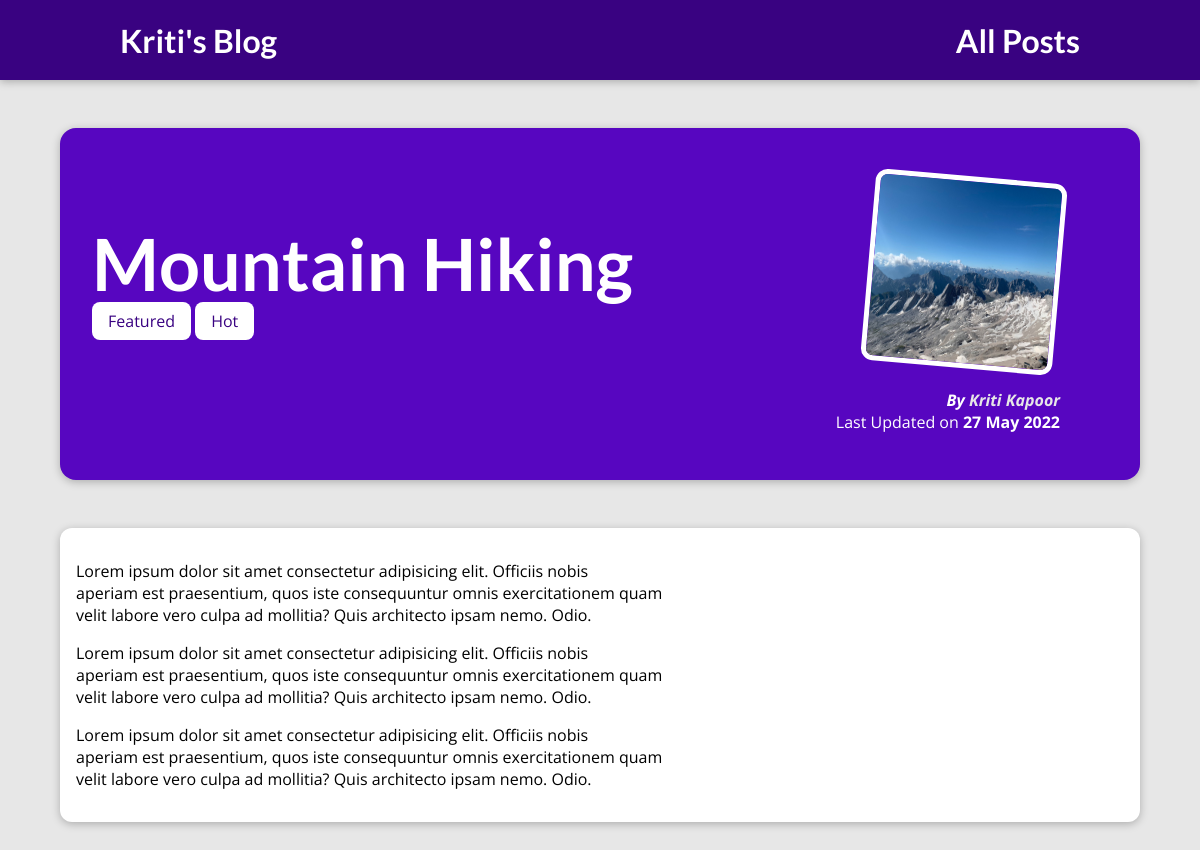
The page /posts/hike-in-the-mountains on the database its author committed.
### blog/models.py (models this page shows, shortened)
class Post(models.Model):
    title = models.CharField(max_length=50)
    excerpt = models.CharField(max_length=150)
    image_name = models.CharField(max_length=100)
    date=models.DateField(auto_now=True)
    slug=models.SlugField(unique=True, db_index=True)
    content=models.TextField(validators=[MinLengthValidator(10)])
    author= models.ForeignKey(Author,on_delete=models.SET_NULL,null=True,related_name="posts")
    tags= models.ManyToManyField(Tag)

class Tag(models.Model):
    caption=models.CharField(max_length=10)

class Author(models.Model):
    first_name= models.CharField(max_length=50)
    last_name= models.CharField(max_length=50)
    email= models.EmailField()
    def __str__(self):
        return self.first_name+" "+self.last_name

### blog/views.py (the view)
# urls.py: path("posts/<slug:slug>",views.post_detail, name= "post-detail-page") #posts/my-first-post
def post_detail(request,slug):
    identified_post = get_object_or_404(Post,slug = slug)
    return render(request,"blog/post-detail.html",{
        "post": identified_post,
        "tags": identified_post.tags.all()
    })

### blog/templates/blog/post-detail.html (shortened to what this page needs)
{% extends "base.html" %}
{% load static %}
{% block css_files%}
    <link rel="stylesheet" href="{% static "blog/post-detail.css" %}" />
{% endblock %}
{% block content %}
    <section id="summary">
        <h2>{{ post.title }}</h2>
        <div>
            {% for tag in tags %}
            <span class="tag">{{ tag.caption }}</span>
            {% endfor %}
        </div>
        <article>
            <img src="{% static "blog/images/"|add:post.image_name %}" alt={{ post.title }}/>
            <address>By <a href="mailto:{{post.author.email}}"> {{ post.author }}</a></address>
            <div>
                Last Updated on <time>{{ post.date|date:"d M Y" }}</time>
            </div>
        </article>
    </section>
    <main>
        {{ post.content | linebreaks }}
    </main>
{% endblock %}

### static/app.css (style rules this page uses)
* { box-sizing: border-box; }
html { font-family: 'Open Sans', 'Lato', sans-serif; }
body { margin: 0; }
h1, h2, h3 { font-family: 'Lato', sans-serif; font-weight: bold; }

### blog/static/blog/post-detail.css (style rules this page uses)
body { background-color: #e7e7e7; }
#summary { margin: 8rem auto 3rem auto; padding: 2rem; width: 90%; max-width: 90rem; border-radius: 16px; background-color: #5706c0; position: relative; box-shadow: 0 2px 8px rgba(0, 0, 0, 0.25); height: 22rem; }
#summary h2 { color: white; font-size: 4.5rem; margin-bottom: 0.25rem; }
#summary article { position: absolute; top: 2rem; right: 3rem; padding: 1rem 2rem; border-radius: 12px; text-align: right; color: white; }
#summary article img { width: 12rem; height: 12rem; border-radius: 12px; transform: rotateZ(5deg); border: 5px solid white; margin-bottom: 1rem; }
#summary address { font-weight: bold; }
#summary a { color :#e7e7e7; text-decoration: none; }
#summary time { font-weight: bold; }
main { width: 90%; max-width: 90rem; margin: 3rem auto; background-color: white; padding: 1rem; border-radius: 12px; box-shadow: 0 2px 8px rgba(0, 0, 0, 0.25); }
.tag { background-color: white; color:#390281; padding: 0.5rem 1rem; border-radius: 8px; }

### rows shown on the page
Post: title "Mountain Hiking", image_name (picture), author "Kriti Kapoor", date "27 May 2022", content "Lorem ipsum dolor sit amet consectetur adipisicing elit. Officiis nobis aperiam est praesentium, quos iste consequuntur omnis exercitationem quam velit labore vero culpa ad mollitia? Quis architecto ipsam nemo. Odio. Lorem ipsum dolor sit amet consectetur adipisicing elit. Officiis nobis aperiam est praesentium, quos iste consequuntur omnis exercitationem quam velit labore vero culpa ad mollitia? Quis architecto ipsam nemo. Odio. Lorem ipsum dolor sit amet consectetur adipisicing elit. Officiis nobis aperiam est praesentium, quos iste consequuntur omnis exercitationem quam velit labore vero culpa ad mollitia? Quis architecto ipsam nemo. Odio."
Tag: caption "Featured"
Tag: caption "Hot"
